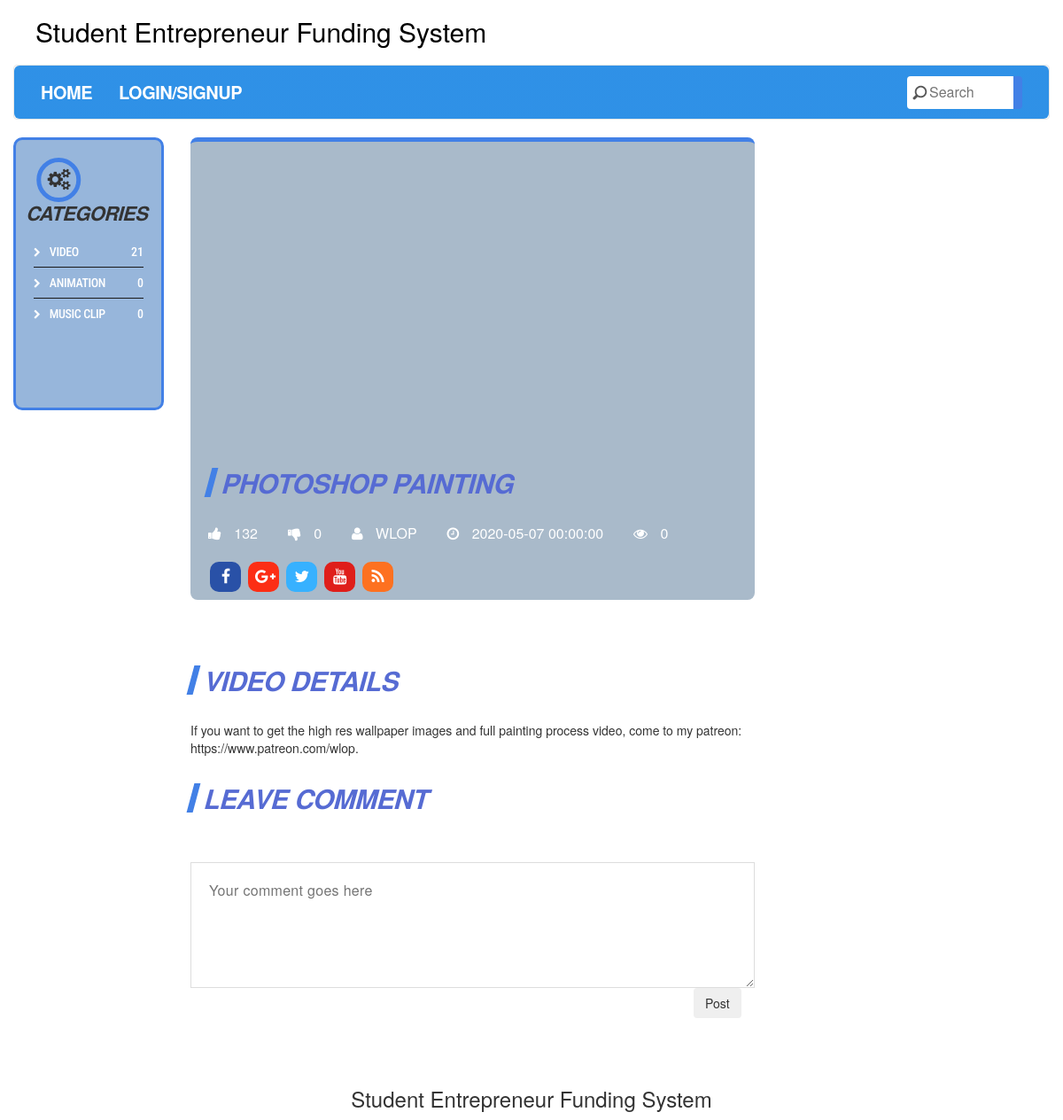
The page /details.php?product_id=2 on the database its author committed.
### tables this page shows
CREATE TABLE IF NOT EXISTS productions(
product_id INT UNSIGNED AUTO_INCREMENT KEY,
username VARCHAR(40) NOT NULL,
title VARCHAR(50) NOT NULL,
description VARCHAR(500) NOT NULL,
category VARCHAR(50) NOT NULL,
pic_url VARCHAR(255) NOT NULL,
video_url VARCHAR(255) NOT NULL,
author VARCHAR(50) NOT NULL,
views INT UNSIGNED DEFAULT 0,
likes INT UNSIGNED DEFAULT 0,
dislikes INT UNSIGNED DEFAULT 0,
create_date DATETIME DEFAULT CURRENT_TIMESTAMP()
);

### common.php (called while the page is built, shortened)
<?php
	function connect(){
	    $link = mysqli_connect(DB_HOST, DB_USER, DB_PASSWORD, DB_DATABASE) or die ( 'Failed to connect to the database<br/>ERROR ' . mysqli_connect_errno () . ':' . mysqli_connect_error () );
	    return $link;
	}
	function fetchOne($link, $query, $result_type = MYSQLI_ASSOC) {
	    $result = mysqli_query ( $link, $query );
	    if ($result  && mysqli_num_rows ( $result ) > 0) {
	        $row = mysqli_fetch_array ( $result, $result_type );
	        return $row;
	    }
	     else {
	        return false;
	    }
	}
	function getTotalRows($link, $table, $key, $value) {
	    $query = "SELECT COUNT(*) AS totalRows FROM {$table} WHERE $key = '$value'";
	    $result = mysqli_query ( $link, $query );
	    if ($result && mysqli_num_rows ( $result ) == 1) {
	        $row = mysqli_fetch_assoc ( $result );
	        return $row ['totalRows'];
	    } else {
	        return false;
	    }
	}
	function isLoggedIn()
	{
		return (isset($_SESSION['id']) &&
		       	(trim($_SESSION['id']) != ''));
	}
	function getProductionById($product_id)
	{
		$link = connect();
		$sql="SELECT * FROM productions WHERE product_id=$product_id";
		return fetchOne($link, $sql);
	}
	function getItemsNumberbyCategory($category)
	{
		$link = connect();
		return getTotalRows($link, 'productions', 'category', $category);
	}
?>

### details.php (the view, shortened to what this page needs)
<?php
    include dirname(__FILE__) .'./common.php';
    $product_id = $_REQUEST['product_id'];
    $product_info = getProductionById($product_id);
?>
<!DOCTYPE html>
<html lang="en">
   <head>
      <link rel="stylesheet" href="css/details.css">
      <link rel="stylesheet" href="css/frontend-style.css">
      <link rel="stylesheet" href="css/font-awesome.min.css">
      <link rel="stylesheet" href="assets/plugins/bootstrap/css/bootstrap.3.3.6.css">
   </head>
   <body>
      <div id="single-video" class="container-fluid standard-bg">
         <div class="main-title" style="padding-left: 25px;">
            Student Entrepreneur Funding System
         </div>
         <div class="row home-mega-menu ">
            <div class="col-md-12">
               <nav class="navbar navbar-default">
                  <div class="collapse navbar-collapse js-navbar-collapse navbg ">
                    <div class="search-block ">
                        <form action="search.php">
                           <input name="keyword" type="search" placeholder="Search">
                        </form>
                    </div>
                     <ul class="nav navbar-nav">
                        <li><a href="index.php">Home</a></li>
                        <li>
                              <?php
                                  if (isLoggedIn()){
                                    if (isAdmin()){
                                      echo '<a href="admin.php">' .getUserName() .'</a>';
                                      } else {
                                        echo '<a href="mypage.php">' .getUserName() .'</a>';
                                      }
                                  } else {
                                    echo '<a id="loginLink" href="login.php">Login/SignUp</a>';
                                  }
                              ?>
                        </li>
                     </ul>
                  </div>
               </nav>
            </div>
         </div>
         <div class="row">
            <div class="col-lg-2 col-md-4 hidden-sm hidden-xs">
               <aside class="blue-bg">
                  <article>
                     <h2 class="icon"><i class="fa fa-gears" aria-hidden="true"></i>categories</h2>
                      <ul class="sidebar-links">
                        <li class="fa fa-chevron-right"><a href="#">Video</a>
                        <span>
                          <?php echo getItemsNumberbyCategory('Video'); ?>
                        </span>
                        </li>
                        <li class="fa fa-chevron-right"><a href="#">Animation</a>
                        <span>
                          <?php echo getItemsNumberbyCategory('Animation'); ?>
                        </span>
                        </li>
                        <li class="fa fa-chevron-right"><a href="#">Music Clip</a>
                        <span>
                          <?php echo getItemsNumberbyCategory('Music Clip'); ?>
                        </span>
                        </li>
                      </ul>
                  </article>
                  <div class="clearfix spacer"></div>
               </aside>
            </div>
            <div id="single-video-wrapper" class="col-lg-10 col-md-8">
               <div class="row">
                  <div class="col-lg-8 col-md-12 col-sm-12">
                     <article class="post-video">
                        <div class="video-info">
                           <div class="embed-responsive embed-responsive-16by9 video-embed-box">
                              <iframe src=
                                <?php echo $product_info['video_url']; ?>
                                class="embed-responsive-item">
                              </iframe>
                           </div>
                           <h2 class="title main-head-title">
                            <?php echo $product_info['title']; ?>
                           </h2>
                           <div class="metabox">
                              <span class="meta-i">
                              <i id="like" class="fa fa-thumbs-up" aria-hidden="true"></i>
                              <?php echo $product_info['likes']; ?>
                              </span>
                              <span class="meta-i">
                              <i class="fa fa-thumbs-down" aria-hidden="true"></i>
                              <?php echo $product_info['dislikes']; ?>
                              </span>
                              <span class="meta-i">
                              <i class="fa fa-user"></i>
                              <?php echo $product_info['author']; ?>
                              </span>
                              <span class="meta-i">
                              <i class="fa fa-clock-o"></i>
                              <?php echo $product_info['create_date']; ?>
                              </span>
                              <span class="meta-i">
                              <i class="fa fa-eye"></i>
                              <?php echo $product_info['views']; ?>
                              </span>
                           </div>
                           <ul class="social">
                              <li class="social-facebook"><a class="fa fa-facebook social-icons"></a></li>
                              <li class="social-google-plus"><a class="fa fa-google-plus social-icons"></a></li>
                              <li class="social-twitter"><a class="fa fa-twitter social-icons"></a></li>
                              <li class="social-youtube"><a class="fa fa-youtube social-icons"></a></li>
                              <li class="social-rss"><a class="fa fa-rss social-icons"></a></li>
                           </ul>
                        </div>
                        <div class="clearfix spacer"></div>
                        <div class="video-content">
                           <h2 class="title main-head-title">Video Details</h2>
                           <p>
                              <?php echo $product_info['description']; ?>
                           </p>
                        </div>
                     </article>
					<section id="comments">
						<h2 class="title">leave comment</h2>
						<div class="widget-area">
							<div class="status-upload">
								<form>
									<textarea id="content" placeholder="Your comment goes here" ></textarea>
									<div class="comment-box-control">
										<input type="button" value="Post" id="post_btn" class="btn pull-right"/>
									</div>
								</form>
							</div>
						</div>
					</section>
				   </div>
               </div>
            </div>
         </div>
      </div>
<div id="footer" class="container-fluid footer-background">
 <div class="container">
   <footer>
      <div class="row copyright-bottom text-center">
        <div class="col-md-12 text-center">
         <h3>
            Student Entrepreneur Funding System
         </h3>
        </div>
      </div>
   </footer>
  </div>
</div>
   </body>
</html>

### css/details.css (style rules this page uses)
.video-info ul.social { margin:5px 0; }
.video-info { border-top-left-radius: 8px; border-top-right-radius: 8px; border-bottom-left-radius: 8px; border-bottom-right-radius: 8px; transition: all 0.2s ease-out 0s; background-color: #a9baca; display:block; padding: 20px 20px 20px 20px; border-top: 5px solid var(--primary-color); }
#single-video-wrapper .video-info, #single-video .video-info, #single-video-fullwidth-wrapper .video-info, #single-video-right-sidebar-wrapper .video-info, #single-video-no-sidebar-wrapper .video-info, .comment-box-control { display:inline-block; padding-top:0px; padding-right:15px; padding-bottom:4px; width:100%; }
.status-upload { display:inline-block; width: 100%; border-radius: 8px; }
.status-upload form textarea { background: none repeat scroll 0 0 #fff; border: medium none; color: #777777; float: left; font-size: 16px; height: 142px; letter-spacing: 0.3px; padding: 20px; width: 100%; resize:vertical; outline:none; border: 1px solid #ddd; }
span.meta-i { color: white; display:inline-block; font-size:16px; font-weight:400; margin-right:30px; margin-bottom:15px; }
span.meta-i i { margin-right:10px; }
.social-facebook { background:#2951a7; }
.social-twitter { background:#37b1ff; }
.social-google-plus { background:#fc2e15; }
.social-youtube { background:#df1e1a; }
.social-rss { background:#fd7120; }
ul.social { margin: 30px 0;display:inline-block;padding-left:0; }
ul.social li { padding: 0 2px 0 2px; width:35px; border-radius:10px; margin:0 2px; transition: all 0.1s linear 0s; display:inline-block; list-style:none; text-align:center; opacity:1; }
ul.social li a { display:block; color: #ffffff; font-size: 18px; font-weight: 400; height: auto; letter-spacing: -1px; padding: 8px 6px; text-decoration: none; text-transform: uppercase; transition: all 0.1s linear 0s; width: auto; }

### rows shown on the page
productions: title "PHOTOSHOP PAINTING", likes "132", dislikes "0", author "WLOP", create_date "2020-05-07 00:00:00", views "0", description "If you want to get the high res wallpaper images and full painting process video, come to my patreon: https://www.patreon.com/wlop."

### other values the page prints
getItemsNumberbyCategory('Video') "21"
getItemsNumberbyCategory('Animation') "0"
getItemsNumberbyCategory('Music Clip') "0"
